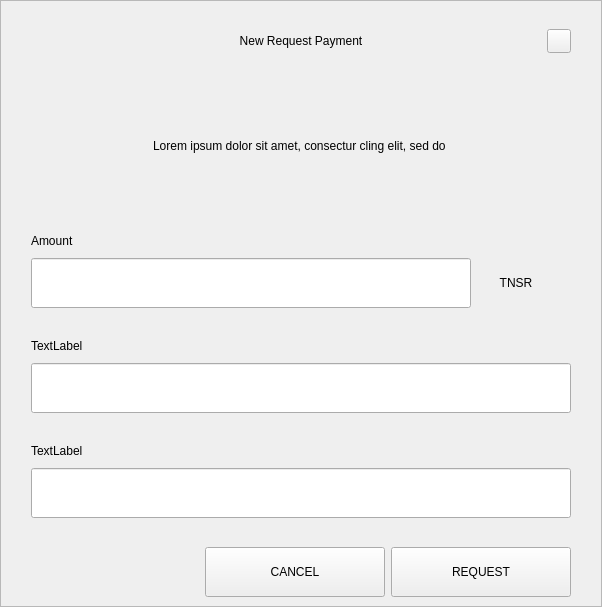
<?xml version="1.0" encoding="UTF-8"?>
<ui version="4.0">
 <class>RequestDialog</class>
 <widget class="QDialog" name="RequestDialog">
  <property name="geometry">
   <rect>
    <x>0</x>
    <y>0</y>
    <width>602</width>
    <height>607</height>
   </rect>
  </property>
  <property name="windowTitle">
   <string>Dialog</string>
  </property>
  <layout class="QVBoxLayout" name="verticalLayout_5">
   <property name="spacing">
    <number>0</number>
   </property>
   <property name="leftMargin">
    <number>0</number>
   </property>
   <property name="topMargin">
    <number>0</number>
   </property>
   <property name="rightMargin">
    <number>0</number>
   </property>
   <property name="bottomMargin">
    <number>0</number>
   </property>
   <item>
    <widget class="QFrame" name="frame">
     <property name="styleSheet">
      <string notr="true"/>
     </property>
     <property name="frameShape">
      <enum>QFrame::StyledPanel</enum>
     </property>
     <property name="frameShadow">
      <enum>QFrame::Raised</enum>
     </property>
     <layout class="QVBoxLayout" name="verticalLayout_4" stretch="1,0,0">
      <property name="spacing">
       <number>0</number>
      </property>
      <property name="leftMargin">
       <number>30</number>
      </property>
      <property name="topMargin">
       <number>20</number>
      </property>
      <property name="rightMargin">
       <number>30</number>
      </property>
      <property name="bottomMargin">
       <number>0</number>
      </property>
      <item>
       <layout class="QHBoxLayout" name="horizontalLayout_3">
        <property name="spacing">
         <number>0</number>
        </property>
        <item>
         <spacer name="horizontalSpacer_21">
          <property name="orientation">
           <enum>Qt::Horizontal</enum>
          </property>
          <property name="sizeHint" stdset="0">
           <size>
            <width>40</width>
            <height>20</height>
           </size>
          </property>
         </spacer>
        </item>
        <item>
         <widget class="QLabel" name="labelTitle">
          <property name="minimumSize">
           <size>
            <width>0</width>
            <height>40</height>
           </size>
          </property>
          <property name="maximumSize">
           <size>
            <width>16777215</width>
            <height>40</height>
           </size>
          </property>
          <property name="styleSheet">
           <string notr="true">padding-left:24px;</string>
          </property>
          <property name="text">
           <string>New Request Payment</string>
          </property>
          <property name="alignment">
           <set>Qt::AlignCenter</set>
          </property>
          <property name="margin">
           <number>7</number>
          </property>
         </widget>
        </item>
        <item>
         <spacer name="horizontalSpacer">
          <property name="orientation">
           <enum>Qt::Horizontal</enum>
          </property>
          <property name="sizeHint" stdset="0">
           <size>
            <width>40</width>
            <height>20</height>
           </size>
          </property>
         </spacer>
        </item>
        <item>
         <widget class="QPushButton" name="btnEsc">
          <property name="minimumSize">
           <size>
            <width>24</width>
            <height>24</height>
           </size>
          </property>
          <property name="maximumSize">
           <size>
            <width>24</width>
            <height>24</height>
           </size>
          </property>
          <property name="focusPolicy">
           <enum>Qt::NoFocus</enum>
          </property>
          <property name="text">
           <string/>
          </property>
         </widget>
        </item>
       </layout>
      </item>
      <item>
       <widget class="QStackedWidget" name="stack">
        <property name="minimumSize">
         <size>
          <width>540</width>
          <height>0</height>
         </size>
        </property>
        <property name="maximumSize">
         <size>
          <width>540</width>
          <height>16777215</height>
         </size>
        </property>
        <property name="currentIndex">
         <number>0</number>
        </property>
        <widget class="QWidget" name="page_1">
         <property name="minimumSize">
          <size>
           <width>540</width>
           <height>0</height>
          </size>
         </property>
         <property name="maximumSize">
          <size>
           <width>540</width>
           <height>16777215</height>
          </size>
         </property>
         <layout class="QVBoxLayout" name="layout1">
          <property name="spacing">
           <number>0</number>
          </property>
          <property name="leftMargin">
           <number>0</number>
          </property>
          <property name="topMargin">
           <number>0</number>
          </property>
          <property name="rightMargin">
           <number>0</number>
          </property>
          <property name="bottomMargin">
           <number>0</number>
          </property>
          <item>
           <spacer name="verticalSpacer_21">
            <property name="orientation">
             <enum>Qt::Vertical</enum>
            </property>
            <property name="sizeType">
             <enum>QSizePolicy::Fixed</enum>
            </property>
            <property name="sizeHint" stdset="0">
             <size>
              <width>20</width>
              <height>30</height>
             </size>
            </property>
           </spacer>
          </item>
          <item alignment="Qt::AlignHCenter">
           <widget class="QLabel" name="labelMessage">
            <property name="minimumSize">
             <size>
              <width>400</width>
              <height>50</height>
             </size>
            </property>
            <property name="text">
             <string>Lorem ipsum dolor sit amet, consectur cling elit, sed do </string>
            </property>
            <property name="alignment">
             <set>Qt::AlignCenter</set>
            </property>
            <property name="wordWrap">
             <bool>true</bool>
            </property>
           </widget>
          </item>
          <item alignment="Qt::AlignBottom">
           <widget class="QWidget" name="containerAmount" native="true">
            <layout class="QVBoxLayout" name="verticalLayout">
             <property name="spacing">
              <number>9</number>
             </property>
             <property name="leftMargin">
              <number>0</number>
             </property>
             <property name="topMargin">
              <number>0</number>
             </property>
             <property name="rightMargin">
              <number>0</number>
             </property>
             <property name="bottomMargin">
              <number>0</number>
             </property>
             <item>
              <widget class="QLabel" name="labelSubtitleAmount">
               <property name="minimumSize">
                <size>
                 <width>350</width>
                 <height>16</height>
                </size>
               </property>
               <property name="maximumSize">
                <size>
                 <width>16777215</width>
                 <height>16</height>
                </size>
               </property>
               <property name="text">
                <string>Amount</string>
               </property>
              </widget>
             </item>
             <item alignment="Qt::AlignTop">
              <widget class="QWidget" name="layoutAmount" native="true">
               <layout class="QHBoxLayout" name="horizontalLayout" stretch="2,0">
                <property name="spacing">
                 <number>0</number>
                </property>
                <property name="leftMargin">
                 <number>0</number>
                </property>
                <property name="topMargin">
                 <number>0</number>
                </property>
                <property name="rightMargin">
                 <number>0</number>
                </property>
                <property name="bottomMargin">
                 <number>0</number>
                </property>
                <item>
                 <widget class="QLineEdit" name="lineEditAmount">
                  <property name="minimumSize">
                   <size>
                    <width>0</width>
                    <height>50</height>
                   </size>
                  </property>
                  <property name="maximumSize">
                   <size>
                    <width>16777215</width>
                    <height>50</height>
                   </size>
                  </property>
                 </widget>
                </item>
                <item>
                 <widget class="QWidget" name="comboContainer" native="true">
                  <property name="minimumSize">
                   <size>
                    <width>100</width>
                    <height>50</height>
                   </size>
                  </property>
                  <property name="maximumSize">
                   <size>
                    <width>16777215</width>
                    <height>50</height>
                   </size>
                  </property>
                  <layout class="QHBoxLayout" name="horizontalLayout_31">
                   <property name="spacing">
                    <number>0</number>
                   </property>
                   <property name="leftMargin">
                    <number>0</number>
                   </property>
                   <property name="topMargin">
                    <number>0</number>
                   </property>
                   <property name="rightMargin">
                    <number>10</number>
                   </property>
                   <property name="bottomMargin">
                    <number>0</number>
                   </property>
                   <item>
                    <widget class="QLabel" name="comboBoxCoin">
                     <property name="text">
                      <string>TNSR</string>
                     </property>
                     <property name="alignment">
                      <set>Qt::AlignCenter</set>
                     </property>
                    </widget>
                   </item>
                  </layout>
                 </widget>
                </item>
               </layout>
              </widget>
             </item>
            </layout>
           </widget>
          </item>
          <item>
           <spacer name="verticalSpacer_31">
            <property name="orientation">
             <enum>Qt::Vertical</enum>
            </property>
            <property name="sizeType">
             <enum>QSizePolicy::Fixed</enum>
            </property>
            <property name="sizeHint" stdset="0">
             <size>
              <width>20</width>
              <height>30</height>
             </size>
            </property>
           </spacer>
          </item>
          <item>
           <layout class="QVBoxLayout" name="verticalLayoutLabel">
            <property name="spacing">
             <number>9</number>
            </property>
            <item>
             <widget class="QLabel" name="labelSubtitleLabel">
              <property name="minimumSize">
               <size>
                <width>0</width>
                <height>16</height>
               </size>
              </property>
              <property name="maximumSize">
               <size>
                <width>16777215</width>
                <height>16</height>
               </size>
              </property>
              <property name="text">
               <string>TextLabel</string>
              </property>
             </widget>
            </item>
            <item>
             <widget class="QLineEdit" name="lineEditLabel">
              <property name="minimumSize">
               <size>
                <width>0</width>
                <height>50</height>
               </size>
              </property>
              <property name="maximumSize">
               <size>
                <width>16777215</width>
                <height>50</height>
               </size>
              </property>
             </widget>
            </item>
           </layout>
          </item>
          <item>
           <spacer name="verticalSpacer_34">
            <property name="orientation">
             <enum>Qt::Vertical</enum>
            </property>
            <property name="sizeType">
             <enum>QSizePolicy::Fixed</enum>
            </property>
            <property name="sizeHint" stdset="0">
             <size>
              <width>20</width>
              <height>30</height>
             </size>
            </property>
           </spacer>
          </item>
          <item>
           <layout class="QVBoxLayout" name="verticalLayoutDescription">
            <property name="spacing">
             <number>9</number>
            </property>
            <item>
             <widget class="QLabel" name="labelSubtitleDescription">
              <property name="minimumSize">
               <size>
                <width>0</width>
                <height>16</height>
               </size>
              </property>
              <property name="maximumSize">
               <size>
                <width>16777215</width>
                <height>16</height>
               </size>
              </property>
              <property name="text">
               <string>TextLabel</string>
              </property>
             </widget>
            </item>
            <item>
             <widget class="QLineEdit" name="lineEditDescription">
              <property name="minimumSize">
               <size>
                <width>0</width>
                <height>50</height>
               </size>
              </property>
              <property name="maximumSize">
               <size>
                <width>16777215</width>
                <height>50</height>
               </size>
              </property>
             </widget>
            </item>
            <item>
             <spacer name="verticalSpacer_4">
              <property name="orientation">
               <enum>Qt::Vertical</enum>
              </property>
              <property name="sizeType">
               <enum>QSizePolicy::Fixed</enum>
              </property>
              <property name="sizeHint" stdset="0">
               <size>
                <width>20</width>
                <height>20</height>
               </size>
              </property>
             </spacer>
            </item>
           </layout>
          </item>
         </layout>
        </widget>
        <widget class="QWidget" name="page_2">
         <layout class="QVBoxLayout" name="layout2">
          <item>
           <spacer name="verticalSpacer_5">
            <property name="orientation">
             <enum>Qt::Vertical</enum>
            </property>
            <property name="sizeType">
             <enum>QSizePolicy::Fixed</enum>
            </property>
            <property name="sizeHint" stdset="0">
             <size>
              <width>20</width>
              <height>50</height>
             </size>
            </property>
           </spacer>
          </item>
          <item alignment="Qt::AlignHCenter">
           <widget class="QLabel" name="labelQrImg">
            <property name="minimumSize">
             <size>
              <width>260</width>
              <height>260</height>
             </size>
            </property>
            <property name="maximumSize">
             <size>
              <width>260</width>
              <height>260</height>
             </size>
            </property>
            <property name="text">
             <string/>
            </property>
            <property name="alignment">
             <set>Qt::AlignCenter</set>
            </property>
           </widget>
          </item>
          <item>
           <spacer name="verticalSpacer_2">
            <property name="orientation">
             <enum>Qt::Vertical</enum>
            </property>
            <property name="sizeType">
             <enum>QSizePolicy::Fixed</enum>
            </property>
            <property name="sizeHint" stdset="0">
             <size>
              <width>20</width>
              <height>30</height>
             </size>
            </property>
           </spacer>
          </item>
          <item alignment="Qt::AlignHCenter">
           <widget class="QLabel" name="labelAddress">
            <property name="text">
             <string>D7VFR83SQbiezrW72hjcWJtcfip5krte2Z </string>
            </property>
           </widget>
          </item>
          <item>
           <spacer name="verticalSpacer_32">
            <property name="orientation">
             <enum>Qt::Vertical</enum>
            </property>
            <property name="sizeType">
             <enum>QSizePolicy::Expanding</enum>
            </property>
            <property name="sizeHint" stdset="0">
             <size>
              <width>20</width>
              <height>20</height>
             </size>
            </property>
           </spacer>
          </item>
          <item>
           <layout class="QHBoxLayout" name="horizontal">
            <property name="leftMargin">
             <number>20</number>
            </property>
            <property name="rightMargin">
             <number>20</number>
            </property>
            <property name="bottomMargin">
             <number>20</number>
            </property>
            <item>
             <spacer name="horizontalSpacer_4">
              <property name="orientation">
               <enum>Qt::Horizontal</enum>
              </property>
              <property name="sizeHint" stdset="0">
               <size>
                <width>40</width>
                <height>20</height>
               </size>
              </property>
             </spacer>
            </item>
            <item>
             <widget class="QPushButton" name="btnCopyAddress">
              <property name="minimumSize">
               <size>
                <width>180</width>
                <height>50</height>
               </size>
              </property>
              <property name="text">
               <string>COPY ADDRESS</string>
              </property>
             </widget>
            </item>
            <item>
             <widget class="QPushButton" name="btnCopyUrl">
              <property name="minimumSize">
               <size>
                <width>180</width>
                <height>50</height>
               </size>
              </property>
              <property name="text">
               <string>COPY URL</string>
              </property>
             </widget>
            </item>
            <item>
             <spacer name="horizontalSpacer_2">
              <property name="orientation">
               <enum>Qt::Horizontal</enum>
              </property>
              <property name="sizeHint" stdset="0">
               <size>
                <width>40</width>
                <height>20</height>
               </size>
              </property>
             </spacer>
            </item>
           </layout>
          </item>
         </layout>
        </widget>
       </widget>
      </item>
      <item>
       <widget class="QWidget" name="buttonsStack" native="true">
        <layout class="QHBoxLayout" name="horizontalLayout_5">
         <property name="leftMargin">
          <number>20</number>
         </property>
         <property name="rightMargin">
          <number>0</number>
         </property>
         <item>
          <spacer name="horizontalSpacer_41">
           <property name="orientation">
            <enum>Qt::Horizontal</enum>
           </property>
           <property name="sizeHint" stdset="0">
            <size>
             <width>40</width>
             <height>20</height>
            </size>
           </property>
          </spacer>
         </item>
         <item>
          <widget class="QPushButton" name="btnCancel">
           <property name="minimumSize">
            <size>
             <width>180</width>
             <height>50</height>
            </size>
           </property>
           <property name="focusPolicy">
            <enum>Qt::NoFocus</enum>
           </property>
           <property name="text">
            <string>CANCEL</string>
           </property>
          </widget>
         </item>
         <item>
          <widget class="QPushButton" name="btnSave">
           <property name="minimumSize">
            <size>
             <width>180</width>
             <height>50</height>
            </size>
           </property>
           <property name="focusPolicy">
            <enum>Qt::NoFocus</enum>
           </property>
           <property name="text">
            <string>REQUEST</string>
           </property>
          </widget>
         </item>
        </layout>
       </widget>
      </item>
     </layout>
    </widget>
   </item>
  </layout>
 </widget>
 <resources/>
 <connections/>
</ui>
